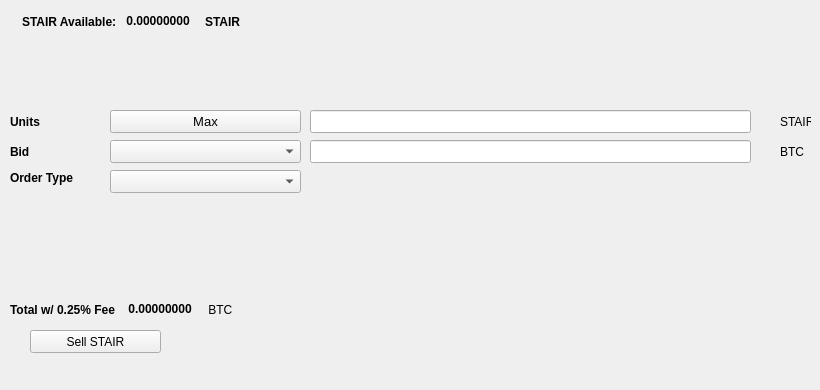
   <widget class="QWidget" name="SellTab">
    <attribute name="title">
     <string>Sell</string>
    </attribute>
    <widget class="QLabel" name="label_16">
     <property name="geometry">
      <rect>
       <x>780</x>
       <y>140</y>
       <width>31</width>
       <height>23</height>
      </rect>
     </property>
     <property name="text">
      <string>BTC</string>
     </property>
    </widget>
    <widget class="QComboBox" name="SellBidcomboBox">
     <property name="geometry">
      <rect>
       <x>110</x>
       <y>140</y>
       <width>191</width>
       <height>23</height>
      </rect>
     </property>
     <property name="font">
      <font>
       <pointsize>10</pointsize>
      </font>
     </property>
    </widget>
    <widget class="QLabel" name="label_18">
     <property name="geometry">
      <rect>
       <x>10</x>
       <y>110</y>
       <width>46</width>
       <height>23</height>
      </rect>
     </property>
     <property name="font">
      <font>
       <weight>75</weight>
       <bold>true</bold>
      </font>
     </property>
     <property name="text">
      <string>Units</string>
     </property>
    </widget>
    <widget class="QPushButton" name="Sell_Max_Amount">
     <property name="geometry">
      <rect>
       <x>110</x>
       <y>110</y>
       <width>191</width>
       <height>23</height>
      </rect>
     </property>
     <property name="font">
      <font>
       <pointsize>10</pointsize>
      </font>
     </property>
     <property name="text">
      <string>Max</string>
     </property>
    </widget>
    <widget class="QLabel" name="label_20">
     <property name="geometry">
      <rect>
       <x>10</x>
       <y>170</y>
       <width>91</width>
       <height>16</height>
      </rect>
     </property>
     <property name="font">
      <font>
       <weight>75</weight>
       <bold>true</bold>
      </font>
     </property>
     <property name="text">
      <string>Order Type</string>
     </property>
    </widget>
    <widget class="QComboBox" name="SellOrdertypeCombo">
     <property name="geometry">
      <rect>
       <x>110</x>
       <y>170</y>
       <width>191</width>
       <height>23</height>
      </rect>
     </property>
     <property name="font">
      <font>
       <pointsize>10</pointsize>
      </font>
     </property>
    </widget>
    <widget class="QLabel" name="label_21">
     <property name="geometry">
      <rect>
       <x>10</x>
       <y>140</y>
       <width>46</width>
       <height>23</height>
      </rect>
     </property>
     <property name="font">
      <font>
       <weight>75</weight>
       <bold>true</bold>
      </font>
     </property>
     <property name="text">
      <string>Bid</string>
     </property>
    </widget>
    <widget class="QLabel" name="label_22">
     <property name="geometry">
      <rect>
       <x>780</x>
       <y>110</y>
       <width>31</width>
       <height>23</height>
      </rect>
     </property>
     <property name="text">
      <string>STAIR</string>
     </property>
    </widget>
    <widget class="QLineEdit" name="UnitsInputSTAIR">
     <property name="geometry">
      <rect>
       <x>310</x>
       <y>110</y>
       <width>441</width>
       <height>23</height>
      </rect>
     </property>
     <property name="font">
      <font>
       <pointsize>9</pointsize>
       <weight>75</weight>
       <bold>true</bold>
      </font>
     </property>
    </widget>
    <widget class="QLineEdit" name="SellBidPriceEdit">
     <property name="geometry">
      <rect>
       <x>310</x>
       <y>140</y>
       <width>441</width>
       <height>23</height>
      </rect>
     </property>
     <property name="font">
      <font>
       <pointsize>9</pointsize>
       <weight>75</weight>
       <bold>true</bold>
      </font>
     </property>
    </widget>
    <widget class="QPushButton" name="SellSTAIRBTN">
     <property name="geometry">
      <rect>
       <x>30</x>
       <y>330</y>
       <width>131</width>
       <height>23</height>
      </rect>
     </property>
     <property name="text">
      <string>Sell STAIR</string>
     </property>
     <property name="icon">
      <iconset resource="../stair">
       <normaloff>:/icons/bitcoin</normaloff>:/icons/bitcoin</iconset>
     </property>
    </widget>
    <widget class="QWidget" name="layoutWidget3">
     <property name="geometry">
      <rect>
       <x>22</x>
       <y>12</y>
       <width>258</width>
       <height>19</height>
      </rect>
     </property>
     <layout class="QHBoxLayout" name="horizontalLayout">
      <item>
       <widget class="QLabel" name="label232_2">
        <property name="font">
         <font>
          <weight>75</weight>
          <bold>true</bold>
         </font>
        </property>
        <property name="text">
         <string>STAIR Available:</string>
        </property>
       </widget>
      </item>
      <item>
       <widget class="QLabel" name="STAIRAvailableLabel">
        <property name="palette">
         <palette>
          <active>
           <colorrole role="WindowText">
            <brush brushstyle="SolidPattern">
             <color alpha="255">
              <red>0</red>
              <green>0</green>
              <blue>0</blue>
             </color>
            </brush>
           </colorrole>
           <colorrole role="Button">
            <brush brushstyle="SolidPattern">
             <color alpha="255">
              <red>0</red>
              <green>170</green>
              <blue>0</blue>
             </color>
            </brush>
           </colorrole>
           <colorrole role="Light">
            <brush brushstyle="SolidPattern">
             <color alpha="255">
              <red>0</red>
              <green>255</green>
              <blue>0</blue>
             </color>
            </brush>
           </colorrole>
           <colorrole role="Midlight">
            <brush brushstyle="SolidPattern">
             <color alpha="255">
              <red>0</red>
              <green>212</green>
              <blue>0</blue>
             </color>
            </brush>
           </colorrole>
           <colorrole role="Dark">
            <brush brushstyle="SolidPattern">
             <color alpha="255">
              <red>0</red>
              <green>85</green>
              <blue>0</blue>
             </color>
            </brush>
           </colorrole>
           <colorrole role="Mid">
            <brush brushstyle="SolidPattern">
             <color alpha="255">
              <red>0</red>
              <green>113</green>
              <blue>0</blue>
             </color>
            </brush>
           </colorrole>
           <colorrole role="Text">
            <brush brushstyle="SolidPattern">
             <color alpha="255">
              <red>0</red>
              <green>170</green>
              <blue>0</blue>
             </color>
            </brush>
           </colorrole>
           <colorrole role="BrightText">
            <brush brushstyle="SolidPattern">
             <color alpha="255">
              <red>255</red>
              <green>255</green>
              <blue>255</blue>
             </color>
            </brush>
           </colorrole>
           <colorrole role="ButtonText">
            <brush brushstyle="SolidPattern">
             <color alpha="255">
              <red>0</red>
              <green>0</green>
              <blue>0</blue>
             </color>
            </brush>
           </colorrole>
           <colorrole role="Base">
            <brush brushstyle="SolidPattern">
             <color alpha="255">
              <red>255</red>
              <green>255</green>
              <blue>255</blue>
             </color>
            </brush>
           </colorrole>
           <colorrole role="Window">
            <brush brushstyle="SolidPattern">
             <color alpha="255">
              <red>0</red>
              <green>170</green>
              <blue>0</blue>
             </color>
            </brush>
           </colorrole>
           <colorrole role="Shadow">
            <brush brushstyle="SolidPattern">
             <color alpha="255">
              <red>0</red>
              <green>0</green>
              <blue>0</blue>
             </color>
            </brush>
           </colorrole>
           <colorrole role="AlternateBase">
            <brush brushstyle="SolidPattern">
             <color alpha="255">
              <red>127</red>
              <green>212</green>
              <blue>127</blue>
             </color>
            </brush>
           </colorrole>
           <colorrole role="ToolTipBase">
            <brush brushstyle="SolidPattern">
             <color alpha="255">
              <red>255</red>
              <green>255</green>
              <blue>220</blue>
             </color>
            </brush>
           </colorrole>
           <colorrole role="ToolTipText">
            <brush brushstyle="SolidPattern">
             <color alpha="255">
              <red>0</red>
              <green>0</green>
              <blue>0</blue>
             </color>
            </brush>
           </colorrole>
          </active>
          <inactive>
           <colorrole role="WindowText">
            <brush brushstyle="SolidPattern">
             <color alpha="255">
              <red>0</red>
              <green>0</green>
              <blue>0</blue>
             </color>
            </brush>
           </colorrole>
           <colorrole role="Button">
            <brush brushstyle="SolidPattern">
             <color alpha="255">
              <red>0</red>
              <green>170</green>
              <blue>0</blue>
             </color>
            </brush>
           </colorrole>
           <colorrole role="Light">
            <brush brushstyle="SolidPattern">
             <color alpha="255">
              <red>0</red>
              <green>255</green>
              <blue>0</blue>
             </color>
            </brush>
           </colorrole>
           <colorrole role="Midlight">
            <brush brushstyle="SolidPattern">
             <color alpha="255">
              <red>0</red>
              <green>212</green>
              <blue>0</blue>
             </color>
            </brush>
           </colorrole>
           <colorrole role="Dark">
            <brush brushstyle="SolidPattern">
             <color alpha="255">
              <red>0</red>
              <green>85</green>
              <blue>0</blue>
             </color>
            </brush>
           </colorrole>
           <colorrole role="Mid">
            <brush brushstyle="SolidPattern">
             <color alpha="255">
              <red>0</red>
              <green>113</green>
              <blue>0</blue>
             </color>
            </brush>
           </colorrole>
           <colorrole role="Text">
            <brush brushstyle="SolidPattern">
             <color alpha="255">
              <red>0</red>
              <green>170</green>
              <blue>0</blue>
             </color>
            </brush>
           </colorrole>
           <colorrole role="BrightText">
            <brush brushstyle="SolidPattern">
             <color alpha="255">
              <red>255</red>
              <green>255</green>
              <blue>255</blue>
             </color>
            </brush>
           </colorrole>
           <colorrole role="ButtonText">
            <brush brushstyle="SolidPattern">
             <color alpha="255">
              <red>0</red>
              <green>0</green>
              <blue>0</blue>
             </color>
            </brush>
           </colorrole>
           <colorrole role="Base">
            <brush brushstyle="SolidPattern">
             <color alpha="255">
              <red>255</red>
              <green>255</green>
              <blue>255</blue>
             </color>
            </brush>
           </colorrole>
           <colorrole role="Window">
            <brush brushstyle="SolidPattern">
             <color alpha="255">
              <red>0</red>
              <green>170</green>
              <blue>0</blue>
             </color>
            </brush>
           </colorrole>
           <colorrole role="Shadow">
            <brush brushstyle="SolidPattern">
             <color alpha="255">
              <red>0</red>
              <green>0</green>
              <blue>0</blue>
             </color>
            </brush>
           </colorrole>
           <colorrole role="AlternateBase">
            <brush brushstyle="SolidPattern">
             <color alpha="255">
              <red>127</red>
              <green>212</green>
              <blue>127</blue>
             </color>
            </brush>
           </colorrole>
           <colorrole role="ToolTipBase">
            <brush brushstyle="SolidPattern">
             <color alpha="255">
              <red>255</red>
              <green>255</green>
              <blue>220</blue>
             </color>
            </brush>
           </colorrole>
           <colorrole role="ToolTipText">
            <brush brushstyle="SolidPattern">
             <color alpha="255">
              <red>0</red>
              <green>0</green>
              <blue>0</blue>
             </color>
            </brush>
           </colorrole>
          </inactive>
          <disabled>
           <colorrole role="WindowText">
            <brush brushstyle="SolidPattern">
             <color alpha="255">
              <red>0</red>
              <green>85</green>
              <blue>0</blue>
             </color>
            </brush>
           </colorrole>
           <colorrole role="Button">
            <brush brushstyle="SolidPattern">
             <color alpha="255">
              <red>0</red>
              <green>170</green>
              <blue>0</blue>
             </color>
            </brush>
           </colorrole>
           <colorrole role="Light">
            <brush brushstyle="SolidPattern">
             <color alpha="255">
              <red>0</red>
              <green>255</green>
              <blue>0</blue>
             </color>
            </brush>
           </colorrole>
           <colorrole role="Midlight">
            <brush brushstyle="SolidPattern">
             <color alpha="255">
              <red>0</red>
              <green>212</green>
              <blue>0</blue>
             </color>
            </brush>
           </colorrole>
           <colorrole role="Dark">
            <brush brushstyle="SolidPattern">
             <color alpha="255">
              <red>0</red>
              <green>85</green>
              <blue>0</blue>
             </color>
            </brush>
           </colorrole>
           <colorrole role="Mid">
            <brush brushstyle="SolidPattern">
             <color alpha="255">
              <red>0</red>
              <green>113</green>
              <blue>0</blue>
             </color>
            </brush>
           </colorrole>
           <colorrole role="Text">
            <brush brushstyle="SolidPattern">
             <color alpha="255">
              <red>0</red>
              <green>85</green>
              <blue>0</blue>
             </color>
            </brush>
           </colorrole>
           <colorrole role="BrightText">
            <brush brushstyle="SolidPattern">
             <color alpha="255">
              <red>255</red>
              <green>255</green>
              <blue>255</blue>
             </color>
            </brush>
           </colorrole>
           <colorrole role="ButtonText">
            <brush brushstyle="SolidPattern">
             <color alpha="255">
              <red>0</red>
              <green>85</green>
              <blue>0</blue>
             </color>
            </brush>
           </colorrole>
           <colorrole role="Base">
            <brush brushstyle="SolidPattern">
             <color alpha="255">
              <red>0</red>
              <green>170</green>
              <blue>0</blue>
             </color>
            </brush>
           </colorrole>
           <colorrole role="Window">
            <brush brushstyle="SolidPattern">
             <color alpha="255">
              <red>0</red>
              <green>170</green>
              <blue>0</blue>
             </color>
            </brush>
           </colorrole>
           <colorrole role="Shadow">
            <brush brushstyle="SolidPattern">
             <color alpha="255">
              <red>0</red>
              <green>0</green>
              <blue>0</blue>
             </color>
            </brush>
           </colorrole>
           <colorrole role="AlternateBase">
            <brush brushstyle="SolidPattern">
             <color alpha="255">
              <red>0</red>
              <green>170</green>
              <blue>0</blue>
             </color>
            </brush>
           </colorrole>
           <colorrole role="ToolTipBase">
            <brush brushstyle="SolidPattern">
             <color alpha="255">
              <red>255</red>
              <green>255</green>
              <blue>220</blue>
             </color>
            </brush>
           </colorrole>
           <colorrole role="ToolTipText">
            <brush brushstyle="SolidPattern">
             <color alpha="255">
              <red>0</red>
              <green>0</green>
              <blue>0</blue>
             </color>
            </brush>
           </colorrole>
          </disabled>
         </palette>
        </property>
        <property name="font">
         <font>
          <weight>75</weight>
          <bold>true</bold>
         </font>
        </property>
        <property name="text">
         <string> 0.00000000 </string>
        </property>
        <property name="textInteractionFlags">
         <set>Qt::LinksAccessibleByMouse|Qt::TextSelectableByKeyboard|Qt::TextSelectableByMouse</set>
        </property>
       </widget>
      </item>
      <item>
       <widget class="QLabel" name="labelSTAIR">
        <property name="font">
         <font>
          <weight>75</weight>
          <bold>true</bold>
         </font>
        </property>
        <property name="text">
         <string>STAIR</string>
        </property>
       </widget>
      </item>
     </layout>
    </widget>
    <widget class="QWidget" name="layoutWidget">
     <property name="geometry">
      <rect>
       <x>10</x>
       <y>300</y>
       <width>268</width>
       <height>19</height>
      </rect>
     </property>
     <layout class="QHBoxLayout" name="horizontalLayout_2">
      <item>
       <widget class="QLabel" name="label_19">
        <property name="font">
         <font>
          <weight>75</weight>
          <bold>true</bold>
         </font>
        </property>
        <property name="text">
         <string>Total w/ 0.25% Fee </string>
        </property>
       </widget>
      </item>
      <item>
       <widget class="QLabel" name="SellCostLabel">
        <property name="palette">
         <palette>
          <active>
           <colorrole role="WindowText">
            <brush brushstyle="SolidPattern">
             <color alpha="255">
              <red>0</red>
              <green>0</green>
              <blue>0</blue>
             </color>
            </brush>
           </colorrole>
           <colorrole role="Button">
            <brush brushstyle="SolidPattern">
             <color alpha="255">
              <red>0</red>
              <green>170</green>
              <blue>0</blue>
             </color>
            </brush>
           </colorrole>
           <colorrole role="Light">
            <brush brushstyle="SolidPattern">
             <color alpha="255">
              <red>0</red>
              <green>255</green>
              <blue>0</blue>
             </color>
            </brush>
           </colorrole>
           <colorrole role="Midlight">
            <brush brushstyle="SolidPattern">
             <color alpha="255">
              <red>0</red>
              <green>212</green>
              <blue>0</blue>
             </color>
            </brush>
           </colorrole>
           <colorrole role="Dark">
            <brush brushstyle="SolidPattern">
             <color alpha="255">
              <red>0</red>
              <green>85</green>
              <blue>0</blue>
             </color>
            </brush>
           </colorrole>
           <colorrole role="Mid">
            <brush brushstyle="SolidPattern">
             <color alpha="255">
              <red>0</red>
              <green>113</green>
              <blue>0</blue>
             </color>
            </brush>
           </colorrole>
           <colorrole role="Text">
            <brush brushstyle="SolidPattern">
             <color alpha="255">
              <red>0</red>
              <green>170</green>
              <blue>0</blue>
             </color>
            </brush>
           </colorrole>
           <colorrole role="BrightText">
            <brush brushstyle="SolidPattern">
             <color alpha="255">
              <red>255</red>
              <green>255</green>
              <blue>255</blue>
             </color>
            </brush>
           </colorrole>
           <colorrole role="ButtonText">
            <brush brushstyle="SolidPattern">
             <color alpha="255">
              <red>0</red>
              <green>0</green>
              <blue>0</blue>
             </color>
            </brush>
           </colorrole>
           <colorrole role="Base">
            <brush brushstyle="SolidPattern">
             <color alpha="255">
              <red>255</red>
              <green>255</green>
              <blue>255</blue>
             </color>
            </brush>
           </colorrole>
           <colorrole role="Window">
            <brush brushstyle="SolidPattern">
             <color alpha="255">
              <red>0</red>
              <green>170</green>
              <blue>0</blue>
             </color>
            </brush>
           </colorrole>
           <colorrole role="Shadow">
            <brush brushstyle="SolidPattern">
             <color alpha="255">
              <red>0</red>
              <green>0</green>
              <blue>0</blue>
             </color>
            </brush>
           </colorrole>
           <colorrole role="AlternateBase">
            <brush brushstyle="SolidPattern">
             <color alpha="255">
              <red>127</red>
              <green>212</green>
              <blue>127</blue>
             </color>
            </brush>
           </colorrole>
           <colorrole role="ToolTipBase">
            <brush brushstyle="SolidPattern">
             <color alpha="255">
              <red>255</red>
              <green>255</green>
              <blue>220</blue>
             </color>
            </brush>
           </colorrole>
           <colorrole role="ToolTipText">
            <brush brushstyle="SolidPattern">
             <color alpha="255">
              <red>0</red>
              <green>0</green>
              <blue>0</blue>
             </color>
            </brush>
           </colorrole>
          </active>
          <inactive>
           <colorrole role="WindowText">
            <brush brushstyle="SolidPattern">
             <color alpha="255">
              <red>0</red>
              <green>0</green>
              <blue>0</blue>
             </color>
            </brush>
           </colorrole>
           <colorrole role="Button">
            <brush brushstyle="SolidPattern">
             <color alpha="255">
              <red>0</red>
              <green>170</green>
              <blue>0</blue>
             </color>
            </brush>
           </colorrole>
           <colorrole role="Light">
            <brush brushstyle="SolidPattern">
             <color alpha="255">
              <red>0</red>
              <green>255</green>
              <blue>0</blue>
             </color>
            </brush>
           </colorrole>
           <colorrole role="Midlight">
            <brush brushstyle="SolidPattern">
             <color alpha="255">
              <red>0</red>
              <green>212</green>
              <blue>0</blue>
             </color>
            </brush>
           </colorrole>
           <colorrole role="Dark">
            <brush brushstyle="SolidPattern">
             <color alpha="255">
              <red>0</red>
              <green>85</green>
              <blue>0</blue>
             </color>
            </brush>
           </colorrole>
           <colorrole role="Mid">
            <brush brushstyle="SolidPattern">
             <color alpha="255">
              <red>0</red>
              <green>113</green>
              <blue>0</blue>
             </color>
            </brush>
           </colorrole>
           <colorrole role="Text">
            <brush brushstyle="SolidPattern">
             <color alpha="255">
              <red>0</red>
              <green>170</green>
              <blue>0</blue>
             </color>
            </brush>
           </colorrole>
           <colorrole role="BrightText">
            <brush brushstyle="SolidPattern">
             <color alpha="255">
              <red>255</red>
              <green>255</green>
              <blue>255</blue>
             </color>
            </brush>
           </colorrole>
           <colorrole role="ButtonText">
            <brush brushstyle="SolidPattern">
             <color alpha="255">
              <red>0</red>
              <green>0</green>
              <blue>0</blue>
             </color>
            </brush>
           </colorrole>
           <colorrole role="Base">
            <brush brushstyle="SolidPattern">
             <color alpha="255">
              <red>255</red>
              <green>255</green>
              <blue>255</blue>
             </color>
            </brush>
           </colorrole>
           <colorrole role="Window">
            <brush brushstyle="SolidPattern">
             <color alpha="255">
              <red>0</red>
              <green>170</green>
              <blue>0</blue>
             </color>
            </brush>
           </colorrole>
           <colorrole role="Shadow">
            <brush brushstyle="SolidPattern">
             <color alpha="255">
              <red>0</red>
              <green>0</green>
              <blue>0</blue>
             </color>
            </brush>
           </colorrole>
           <colorrole role="AlternateBase">
            <brush brushstyle="SolidPattern">
             <color alpha="255">
              <red>127</red>
              <green>212</green>
              <blue>127</blue>
             </color>
            </brush>
           </colorrole>
           <colorrole role="ToolTipBase">
            <brush brushstyle="SolidPattern">
             <color alpha="255">
              <red>255</red>
              <green>255</green>
              <blue>220</blue>
             </color>
            </brush>
           </colorrole>
           <colorrole role="ToolTipText">
            <brush brushstyle="SolidPattern">
             <color alpha="255">
              <red>0</red>
              <green>0</green>
              <blue>0</blue>
             </color>
            </brush>
           </colorrole>
          </inactive>
          <disabled>
           <colorrole role="WindowText">
            <brush brushstyle="SolidPattern">
             <color alpha="255">
              <red>0</red>
              <green>85</green>
              <blue>0</blue>
             </color>
            </brush>
           </colorrole>
           <colorrole role="Button">
            <brush brushstyle="SolidPattern">
             <color alpha="255">
              <red>0</red>
              <green>170</green>
              <blue>0</blue>
             </color>
            </brush>
           </colorrole>
           <colorrole role="Light">
            <brush brushstyle="SolidPattern">
             <color alpha="255">
              <red>0</red>
              <green>255</green>
              <blue>0</blue>
             </color>
            </brush>
           </colorrole>
           <colorrole role="Midlight">
            <brush brushstyle="SolidPattern">
             <color alpha="255">
              <red>0</red>
              <green>212</green>
              <blue>0</blue>
             </color>
            </brush>
           </colorrole>
           <colorrole role="Dark">
            <brush brushstyle="SolidPattern">
             <color alpha="255">
              <red>0</red>
              <green>85</green>
              <blue>0</blue>
             </color>
            </brush>
           </colorrole>
           <colorrole role="Mid">
            <brush brushstyle="SolidPattern">
             <color alpha="255">
              <red>0</red>
              <green>113</green>
              <blue>0</blue>
             </color>
            </brush>
           </colorrole>
           <colorrole role="Text">
            <brush brushstyle="SolidPattern">
             <color alpha="255">
              <red>0</red>
              <green>85</green>
              <blue>0</blue>
             </color>
            </brush>
           </colorrole>
           <colorrole role="BrightText">
            <brush brushstyle="SolidPattern">
             <color alpha="255">
              <red>255</red>
              <green>255</green>
              <blue>255</blue>
             </color>
            </brush>
           </colorrole>
           <colorrole role="ButtonText">
            <brush brushstyle="SolidPattern">
             <color alpha="255">
              <red>0</red>
              <green>85</green>
              <blue>0</blue>
             </color>
            </brush>
           </colorrole>
           <colorrole role="Base">
            <brush brushstyle="SolidPattern">
             <color alpha="255">
              <red>0</red>
              <green>170</green>
              <blue>0</blue>
             </color>
            </brush>
           </colorrole>
           <colorrole role="Window">
            <brush brushstyle="SolidPattern">
             <color alpha="255">
              <red>0</red>
              <green>170</green>
              <blue>0</blue>
             </color>
            </brush>
           </colorrole>
           <colorrole role="Shadow">
            <brush brushstyle="SolidPattern">
             <color alpha="255">
              <red>0</red>
              <green>0</green>
              <blue>0</blue>
             </color>
            </brush>
           </colorrole>
           <colorrole role="AlternateBase">
            <brush brushstyle="SolidPattern">
             <color alpha="255">
              <red>0</red>
              <green>170</green>
              <blue>0</blue>
             </color>
            </brush>
           </colorrole>
           <colorrole role="ToolTipBase">
            <brush brushstyle="SolidPattern">
             <color alpha="255">
              <red>255</red>
              <green>255</green>
              <blue>220</blue>
             </color>
            </brush>
           </colorrole>
           <colorrole role="ToolTipText">
            <brush brushstyle="SolidPattern">
             <color alpha="255">
              <red>0</red>
              <green>0</green>
              <blue>0</blue>
             </color>
            </brush>
           </colorrole>
          </disabled>
         </palette>
        </property>
        <property name="font">
         <font>
          <weight>75</weight>
          <bold>true</bold>
         </font>
        </property>
        <property name="autoFillBackground">
         <bool>false</bool>
        </property>
        <property name="text">
         <string> 0.00000000</string>
        </property>
        <property name="textInteractionFlags">
         <set>Qt::LinksAccessibleByMouse|Qt::TextSelectableByMouse</set>
        </property>
       </widget>
      </item>
      <item>
       <widget class="QLabel" name="label_17">
        <property name="font">
         <font>
          <weight>50</weight>
          <bold>false</bold>
         </font>
        </property>
        <property name="text">
         <string> BTC</string>
        </property>
       </widget>
      </item>
     </layout>
    </widget>
    <widget class="QLabel" name="label_23">
     <property name="geometry">
      <rect>
       <x>460</x>
       <y>300</y>
       <width>281</width>
       <height>81</height>
      </rect>
     </property>
     <property name="text">
      <string/>
     </property>
     <property name="pixmap">
      <pixmap>:/images/bittrex</pixmap>
     </property>
    </widget>
   </widget>
